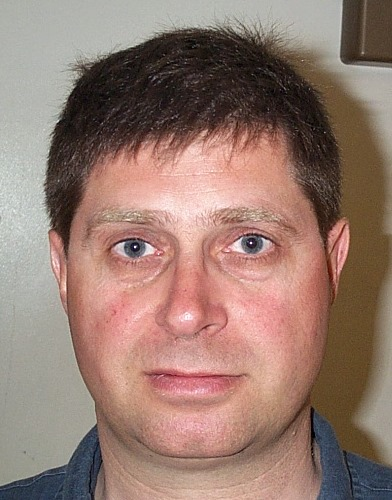
%> input picture images/DB1/db1_01.jpg, 392 x 500 px
$ octave --eval "result = eyeFilter(imread('../images/DB1/db1_01.jpg'));"   (GNU Octave 9; MATLAB toolbox functions it lacks are replaced by stand-ins)
%> lines starting %> are read from the running program, lines starting %| are printed output that depends on the picture; in (x1, y1, x2, y2) boxes, pixels count from 0 and x2, y2 are one past the last pixel; in counts of white or black regions, pixels touching at a corner belong together; the program's own positions count from 1
### eyeMap.m
function output = eyeMap(im)
%im = imread("db1_01.jpg");
%im = im2double(im);

im_ycbcr = rgb2ycbcr(im);
%> im_ycbcr: size 500x392x3 uint8; mean of channels 1, 2, 3 127.3, 119.3, 140.8

y = im_ycbcr(:,:,1);
cb = im_ycbcr(:,:,2);
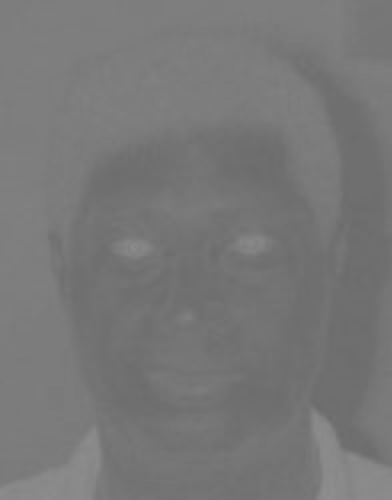
%> cb: size 500x392 uint8; min 107, max 142, mean 119.3
cr = im_ycbcr(:,:,3);
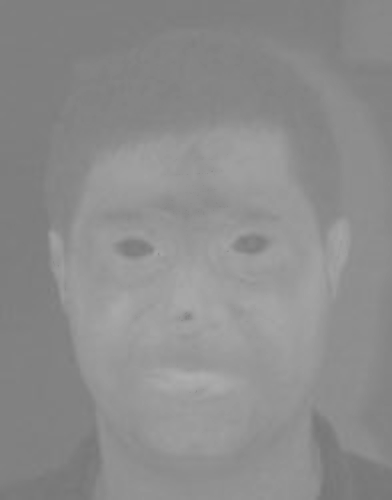
%> cr: size 500x392 uint8; min 118, max 174, mean 140.8
cr_neg = 1-cr; %fr�ga daniel
%> cr_neg: size 500x392 uint8; every value is 0

EyeMapC = (1/3)*( (cb.^2) + (cr_neg.^2) + (cb./cr) );
%> EyeMapC: size 500x392 uint8; every value is 85
EyeMapC = EyeMapC./max(EyeMapC(:));
%> EyeMapC: size 500x392 uint8; every value is 1

r = 10;
SE = strel('disk', r);

y_dilate = imdilate(y,SE);
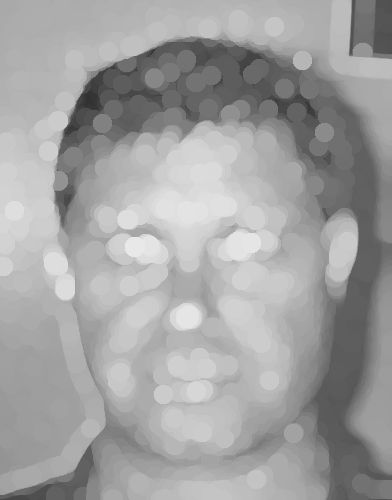
%> y_dilate: size 500x392 uint8; min 49, max 232, mean 161
y_erode = imerode(y,SE);
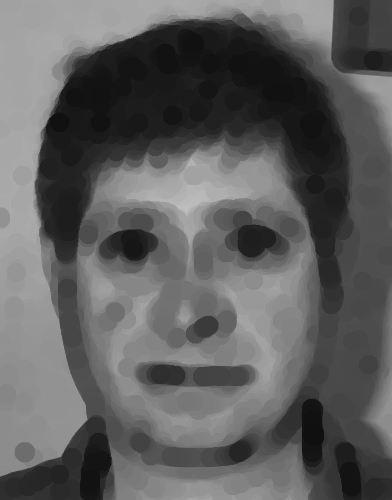
%> y_erode: size 500x392 uint8; min 16, max 191, mean 94.5

EyeMapL = y_dilate./(y_erode + 1);
EyeMapL = EyeMapL./max(EyeMapL(:));
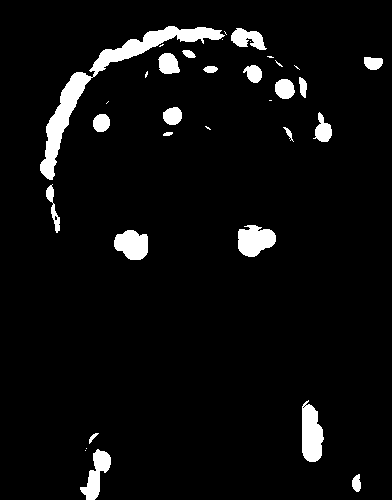
%> EyeMapL: size 500x392 uint8; values 0 (black) and 1 (white), 5.2% white; 34 white regions (13 under 20 px), largest, box (x1, y1, x2, y2) and area: (40, 26, 225, 180) 3535, (302, 400, 324, 462) 1015, (238, 225, 276, 257) 886

output = EyeMapC .* EyeMapL;

output = imdilate(output,SE);
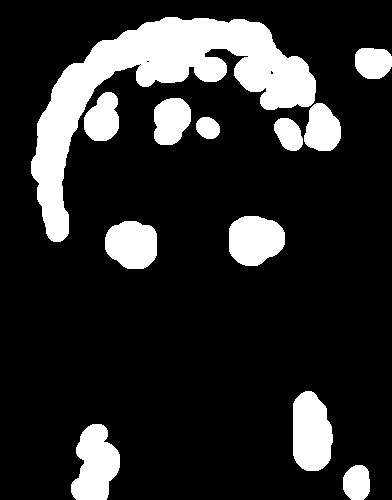
%> output: size 500x392 uint8; values 0 (black) and 1 (white), 17.3% white; 12 white regions, largest, box (x1, y1, x2, y2) and area: (31, 17, 316, 242) 17621, (293, 391, 333, 471) 2621, (71, 424, 120, 500) 2596


end

### mouthMap.m
function output = mouthMap(im)
%im = imread("db1_09.jpg");
%im = im2double(im);

im_ycbcr = rgb2ycbcr(im);

y = im_ycbcr(:,:,1);
cb = im_ycbcr(:,:,2);
cr = im_ycbcr(:,:,3);

n_cb = size(cb,1)*size(cb,2);
%> n_cb = 196000
n_cr = size(cr,1)*size(cr,2);
%> n_cr = 196000

%Fr�ga om 1/n ska va med eller kan det tas bort?
%Fr�ga om normalizering?
%Fr�ga om dilate + masking i slutet
eta = 0.85*( ((1/n_cb)*sum(cr(:).^2)) / ((1/n_cr)*sum(cr(:)./cb(:))) );
%> eta = 216.7

mouthMapImage = cr.^2 .* (cr.^2 - (eta* (( cr./cb )))).^2;
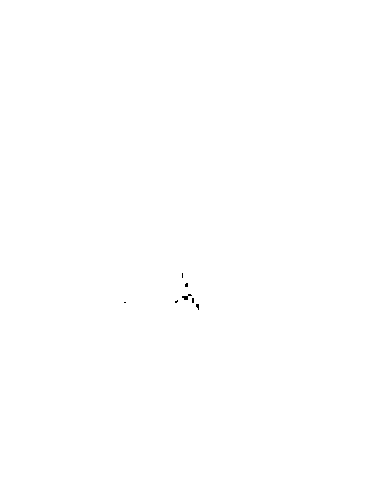
%> mouthMapImage: size 500x392 uint8; 100% white; black in thin lines or dots, all inside (x1, y1, x2, y2) = (124, 273, 199, 310)

mouthMapImage = mouthMapImage./max(mouthMapImage(:));

r = 20;
SE = strel('disk', r);
mouthMapImage = imdilate(mouthMapImage,SE);

output = mouthMapImage;
end

### old/eyeFilter.m
function [eyePair] = eyeFilter(img)
    eye = eyeMap(img) > 0.8;
    mouth = mouthMap(img) > 0.9;

    possibleEyes = regionprops('table', eye, 'Centroid', 'MajorAxisLength', 'MinorAxisLength');
%> possibleEyes = 12 regions; first 5, Centroid, MajorAxisLength and MinorAxisLength: [160.8 86.2] 368 156.4, [96 465.2] 81.78 43.76, [103.3 119.1] 51.03 33.38, [132.6 245.1] 54.6 47.78, [171.8 121.3] 50.42 36.02

    theMouth = regionprops('table', mouth, 'Centroid', 'MajorAxisLength', 'MinorAxisLength');
%> theMouth = 1 region; Centroid, MajorAxisLength and MinorAxisLength: [196.5 250.5] 577.4 452.6
    m = theMouth.Centroid(1, :);
%> m = [196.5 250.5]

    n = size(possibleEyes.Centroid, 1);
%> n = 12

    eyePair = zeros(2, 2);

    minLength = 9999999;
    for i = 1:1:n-1
        v1 = m - possibleEyes.Centroid(i, :);

        for j = i+1:1:n
            v2 = m - possibleEyes.Centroid(j, :);

            ang = (180*acos(dot(v1,v2)/(norm(v1)*norm(v2))))/pi;
            diff = abs(norm(v1)-norm(v2));

            v3 = [0, 1];
            ang1 = (180*acos(dot(v1,v3)/(norm(v1)*norm(v3))))/pi;
            ang2 = (180*acos(dot(v2,v3)/(norm(v2)*norm(v3))))/pi;

            if ang < 70 && ang > 30 && ang1 < 60 && ang2 < 60
                if diff < minLength
                    eyePair(1, :) = possibleEyes.Centroid(i, :);
                    eyePair(2, :) = possibleEyes.Centroid(j, :);
                    minLength = diff;
                end
            end
        end
    end
%> this loop made 11 passes
%> v1 on passes 1 to 11: [35.71 164.3], [100.5 -214.7], [93.19 131.4], [63.86 5.36], [24.72 129.2], [-12 122], [-59.21 9.87], [-92.87 115.8], [-115.4 -182.8], [-126.4 121], [-161 -232.9]
%> after the loop, eyePair = [160.8 86.23; 322.9 129.5]; minLength = 6.88
%> `result = eyeFilter(imread('../images/DB1/db1_01.jpg'));`: result = [160.8 86.23; 322.9 129.5]
end

$ run again, on images/DB1/db1_03.jpg
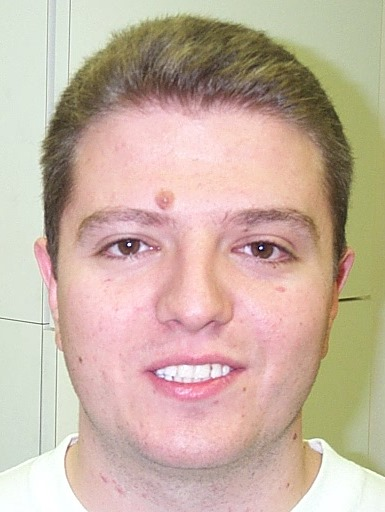
%> input picture images/DB1/db1_03.jpg, 385 x 512 px
%> im_ycbcr: size 512x385x3 uint8; mean of channels 1, 2, 3 173.5, 118, 138.5
%> cr_neg: size 512x385 uint8; every value is 0
%> in eyeMap, `EyeMapL = EyeMapL./max(EyeMapL(:));`:
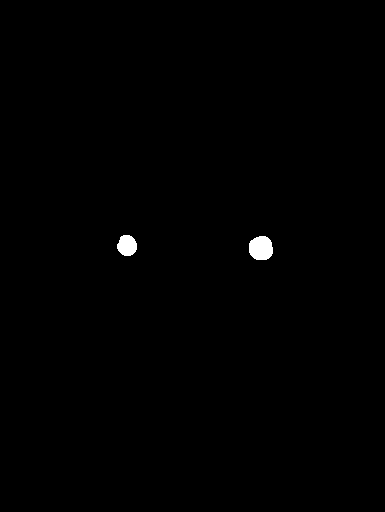
%> EyeMapL: size 512x385 uint8; values 0 (black) and 1 (white), 0.41% white; 2 white regions, box (x1, y1, x2, y2) and area: (249, 236, 273, 260) 478, (117, 235, 137, 256) 329
%> in eyeMap, `output = imdilate(output,SE);`:
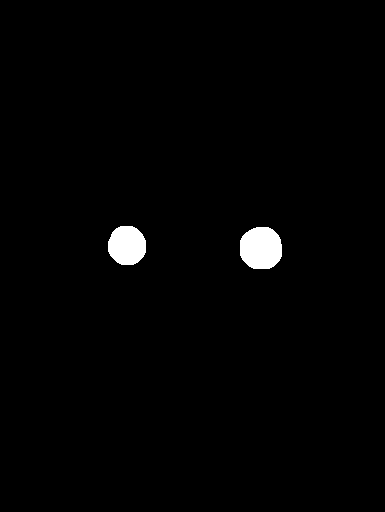
%> output: size 512x385 uint8; values 0 (black) and 1 (white), 1.4% white; 2 white regions, box (x1, y1, x2, y2) and area: (240, 227, 282, 269) 1472, (108, 226, 146, 265) 1203
%> eta = 216.6
%> possibleEyes = 2 regions; Centroid, MajorAxisLength and MinorAxisLength: [127.6 246.1] 40.02 38.33, [261.6 248.8] 43.55 43.12
%> theMouth = 1 region; Centroid, MajorAxisLength and MinorAxisLength: [193 256.5] 591.2 444.6
%> m = [193 256.5]
%> n = 2
%> the loop in eyeFilter, `for i = 1:1:n-1` made 1 pass
%> v1 on pass 1: [65.4 10.41]
%> after the loop in eyeFilter, `for i = 1:1:n-1`: eyePair = [0 0; 0 0]; minLength = 9999999
%> result = [0 0; 0 0]

$ run again, on images/DB1/db1_04.jpg
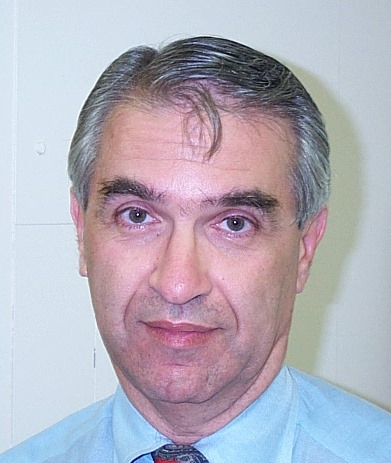
%> input picture images/DB1/db1_04.jpg, 391 x 463 px
%> im_ycbcr: size 463x391x3 uint8; mean of channels 1, 2, 3 168.7, 132.9, 128.8
%> cr_neg: size 463x391 uint8; every value is 0
%> in eyeMap, `EyeMapL = EyeMapL./max(EyeMapL(:));`:
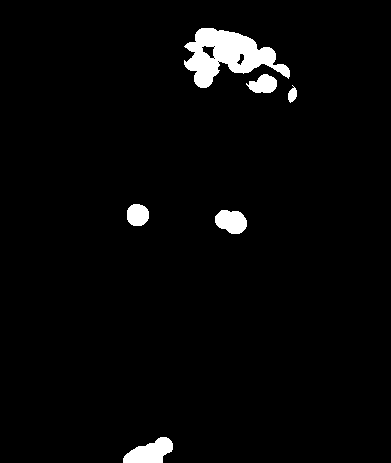
%> EyeMapL: size 463x391 uint8; values 0 (black) and 1 (white), 3% white; 6 white regions, box (x1, y1, x2, y2) and area: (184, 28, 290, 88) 3183, (123, 437, 173, 463) 828, (215, 210, 247, 234) 587, (246, 74, 277, 93) 402, (127, 204, 149, 226) 401, (288, 85, 297, 103) 104
%> in eyeMap, `output = imdilate(output,SE);`:
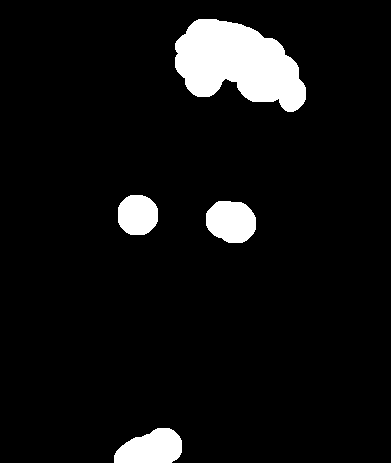
%> output: size 463x391 uint8; values 0 (black) and 1 (white), 7.1% white; 4 white regions, box (x1, y1, x2, y2) and area: (175, 19, 306, 112) 7994, (114, 428, 182, 463) 1792, (206, 201, 256, 243) 1693, (118, 195, 158, 235) 1330
%> eta = 216.7
%> possibleEyes = 4 regions; Centroid, MajorAxisLength and MinorAxisLength: [152 448.8] 71.63 33.38, [138.2 215.6] 41.3 41.07, [238.6 64.3] 144.4 75.99, [231.8 222.1] 51.84 41.7
%> theMouth = 1 region; Centroid, MajorAxisLength and MinorAxisLength: [196 232] 534.6 451.5
%> m = [196 232]
%> n = 4
%> the loop in eyeFilter, `for i = 1:1:n-1` made 3 passes
%> v1 on passes 1 to 3: [44.02 -216.8], [57.76 16.44], [-42.59 167.7]
%> after the loop in eyeFilter, `for i = 1:1:n-1`: eyePair = [0 0; 0 0]; minLength = 9999999
%> result = [0 0; 0 0]
